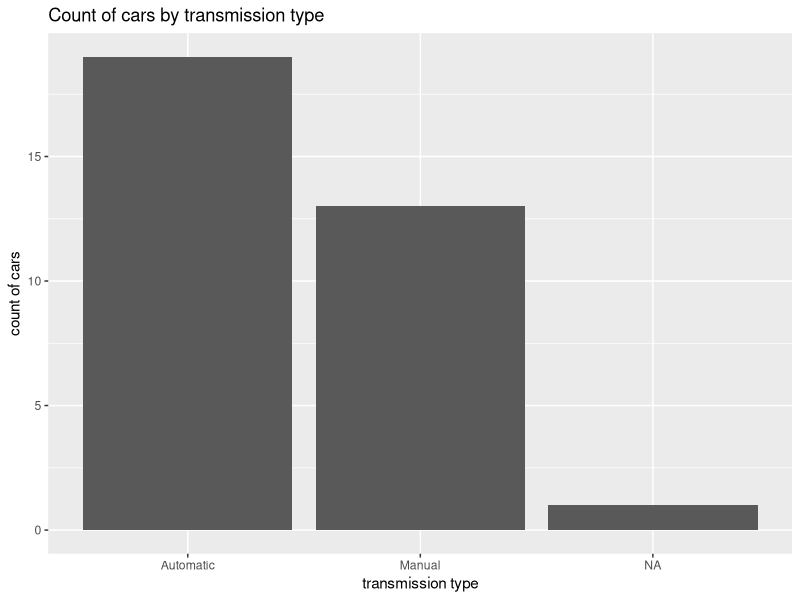
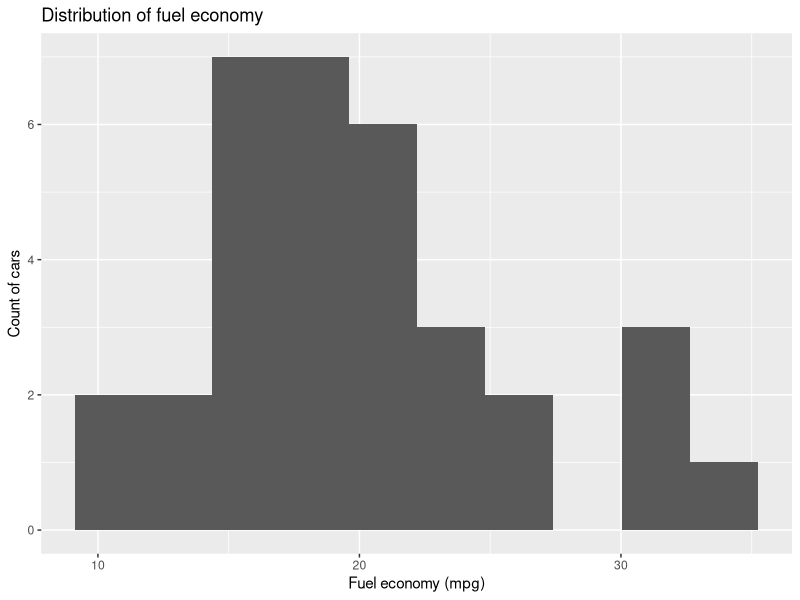
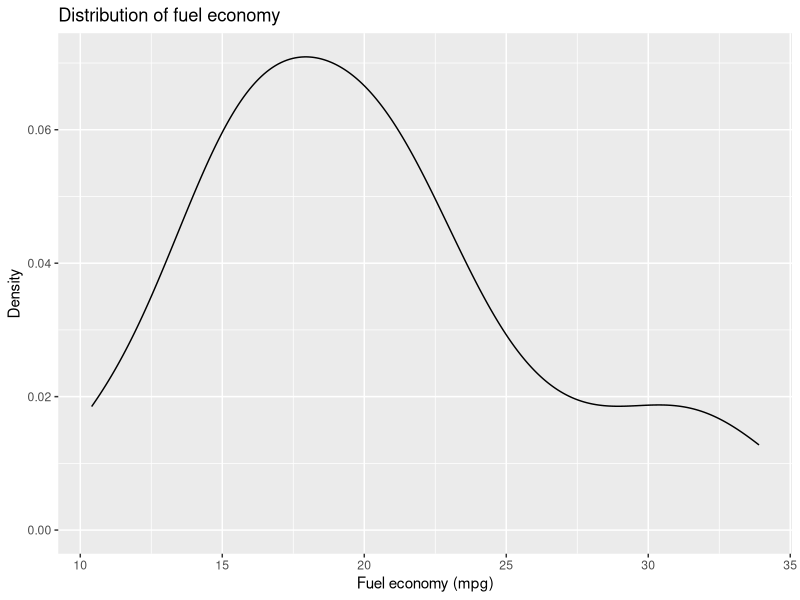
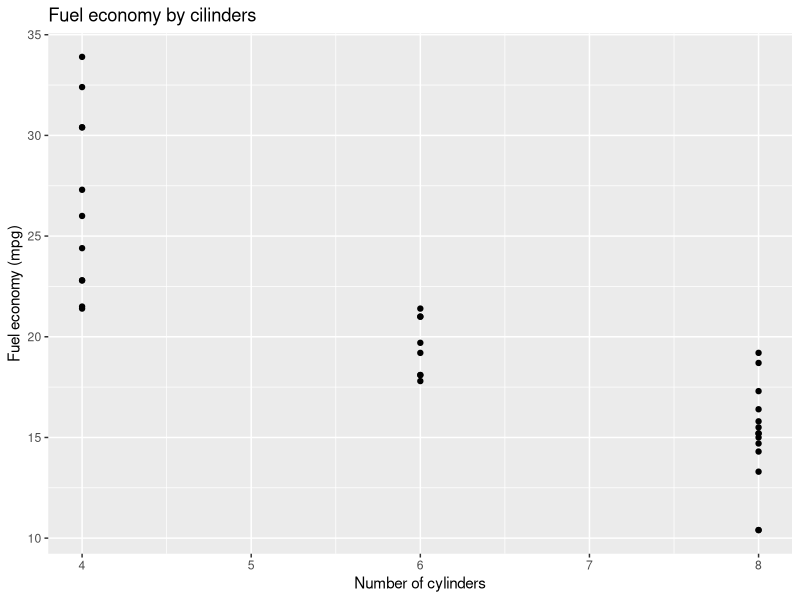

These figures' R source, in order:
setwd("/home/danielbastidas/git-repo/R-tutorial")

# read table allows you to read text files indicating the separator character
cars <- read.table(
  file = "cars.txt",
  header = TRUE,
  sep = "\t",
  quote = "\""
)

# peek of data
head(cars)

library(dplyr)

temp <- select(
  .data = cars,
  Transmission,
  Cylinders,
  Fuel.Economy
)

head(temp)

temp <- filter(
  .data = temp,
  Transmission == "Automatic"
)

head(temp)

# compute a new column in the data

temp <- mutate(
  .data = temp,
  Comsumption = Fuel.Economy * 0.425
)

head(temp)

# group data by column
temp <- group_by(
  .data = temp,
  Cylinders
)

head(temp)

# aggregate data based on groups
temp <- summarize(
  .data = temp,
  Avg.Comsumption = mean(Comsumption)
)

head(temp)

# sort the data
temp <- arrange(
  .data = temp,
  desc(Avg.Comsumption)
)

head(temp)

# convert temporary data to data frame
efficiency <- as.data.frame(temp)

print(efficiency)

# notice you can do all the same operations in kind of lambda expression way
efficiency2 <- cars %>%
  select(Transmission, Cylinders, Fuel.Economy) %>%
  filter(Transmission == "Automatic") %>%
  mutate(Comsumption = Fuel.Economy * 0.425) %>%
  group_by(Cylinders) %>%
  summarize(Avg.Comsumption = mean(Comsumption)) %>%
  arrange(desc(Avg.Comsumption)) %>%
  as.data.frame()

print(efficiency2)  

identical(efficiency, efficiency2)

# export the results to a file
write.csv(
  x = efficiency2,
  file = "fuel-efficiency.csv",
  row.names = FALSE
)

#################### applying descriptive statistics ####################

# create a frequency table
table(cars$Transmission)

# get the minimum value fro the data
min(cars$Fuel.Economy)

# get the maximum value fro the data
max(cars$Fuel.Economy)

# get the average value from some column in the data
mean(cars$Fuel.Economy)

# get the median value
median(cars$Fuel.Economy)

# get the quartiles
quantile(cars$Fuel.Economy)

# get the standard deviation
sd(cars$Fuel.Economy)

# sum all the values of a column
sum(cars$Fuel.Economy)

# get the correlation (how the values relate with each other). The result of the correlation can be read
# in the following way: correlation = -0.8494824 which means that there is a strong (near to -1) negative
# correlation. The fuel economy decreases while the number of cylinders increases. More cylinders, more 
# power, more fuel consumption
# look at the scatter plot that visualize the correlation between the number of cylinders and the fuel economy
cor(
  x = cars$Cylinders,
  y = cars$Fuel.Economy
)

summary(cars)

#################### visualizing data ####################

# install on of the visualization packages
install.packages("ggplot2")

# load the graphics library
library(ggplot2)

# create bar chart
ggplot(
  data = cars,
  aes(x = Transmission)) +
  geom_bar() +
  ggtitle("Count of cars by transmission type") +
  xlab("transmission type") +
  ylab("count of cars")
  
# create a histogram chart
ggplot(
  data = cars,
  aes(x = Fuel.Economy)) +
  geom_histogram( bins = 10) +
  ggtitle("Distribution of fuel economy") + 
  xlab("Fuel economy (mpg)") + 
  ylab("Count of cars")

# create a density plot
ggplot(
  data = cars,
  aes(x = Fuel.Economy)) +
  geom_density() +
  ggtitle("Distribution of fuel economy") + 
  xlab("Fuel economy (mpg)") + 
  ylab("Density")

# create a scatter plot to visualize correlation between variables. Note in the chart that we put the 
# predictor variable (the variable that we believe influence another variable) in the x axis
# We call outcome variable the variable in the y axis
# the correlation uses the straight line equation: y = m*x + b
# where m indicates how much y increases with each value of x
# and b is the value of y when x is zero
ggplot(
  data = cars,
  aes(x = Cylinders,
      y = Fuel.Economy)) +
  geom_point() + 
  ggtitle("Fuel economy by cilinders") +
  xlab("Number of cylinders") +
  ylab("Fuel economy (mpg)")
